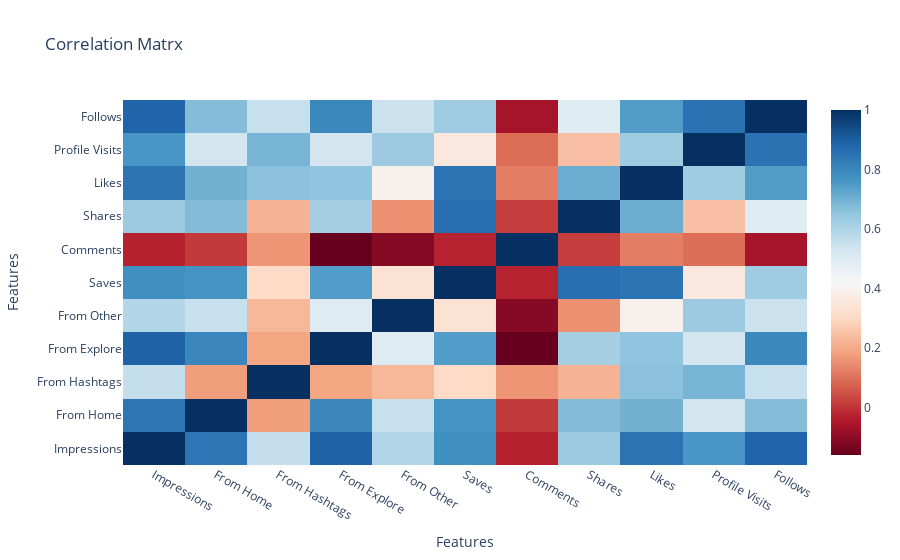

This figure's notebook cell:
### Code cell
#Look at the correlation between all the features

corr_matrix = data.corr() #This line calculates the correlation matrix of your dataset, assuming data is a Pandas DataFrame.

fig = go.Figure(data=go.Heatmap(z=corr_matrix.values, #specifies the values to be displayed in the heatmap, which are the correlation coefficients from your corr_matrix
                                x=corr_matrix.columns, #defines the labels for the x-axis of the heatmap, which are the column names of your dataset.
                                y=corr_matrix.index, #defines the labels for the y-axis of the heatmap, which are also the column names of your dataset.
                                colorscale='RdBu', #is a diverging color scale where negative correlations are displayed in one color (red) and positive correlations in another (blue)
                                zmin=1, #the color scale will range from -1 (strong negative correlation) to 1 (strong positive correlation
                                zmax=1))

fig.update_layout(title='Correlation Matrx',
                  xaxis_title='Features', 
                  yaxis_title='Features')

fig.show()

### Figure 1 — Plotly figure (JSON) as saved in the notebook; plotly's stock layout.template omitted (floating-point values rounded to 4 significant figures)
{"data": [{"colorscale": [[0, "rgb(103,0,31)"], [0.1, "rgb(178,24,43)"], [0.2, "rgb(214,96,77)"], [0.3, "rgb(244,165,130)"], [0.4, "rgb(253,219,199)"], [0.5, "rgb(247,247,247)"], [0.6, "rgb(209,229,240)"], [0.7, "rgb(146,197,222)"], [0.8, "rgb(67,147,195)"], [0.9, "rgb(33,102,172)"], [1, "rgb(5,48,97)"]], "type": "heatmap", "x": ["Impressions", "From Home", "From Hashtags", "From Explore", "From Other", "Saves", "Comments", "Shares", "Likes", "Profile Visits", "Follows"], "y": ["Impressions", "From Home", "From Hashtags", "From Explore", "From Other", "Saves", "Comments", "Shares", "Likes", "Profile Visits", "Follows"], "z": [[1, 0.8447, 0.5608, 0.8936, 0.593, 0.7792, -0.02852, 0.6347, 0.8498, 0.761, 0.8894], [0.8447, 1, 0.1775, 0.8006, 0.5557, 0.7688, 0.01272, 0.675, 0.6983, 0.5311, 0.6727], [0.5608, 0.1775, 1, 0.1905, 0.2296, 0.3059, 0.1614, 0.2195, 0.6621, 0.6913, 0.5555], [0.8936, 0.8006, 0.1905, 1, 0.4957, 0.7478, -0.1586, 0.6157, 0.6537, 0.5319, 0.796], [0.593, 0.5557, 0.2296, 0.4957, 1, 0.3319, -0.1087, 0.1568, 0.3935, 0.6331, 0.5467], [0.7792, 0.7688, 0.3059, 0.7478, 0.3319, 1, -0.02691, 0.8603, 0.8456, 0.3606, 0.6285], [-0.02852, 0.01272, 0.1614, -0.1586, -0.1087, -0.02691, 1, 0.01693, 0.1236, 0.09671, -0.06063], [0.6347, 0.675, 0.2195, 0.6157, 0.1568, 0.8603, 0.01693, 1, 0.7078, 0.2454, 0.4931], [0.8498, 0.6983, 0.6621, 0.6537, 0.3935, 0.8456, 0.1236, 0.7078, 1, 0.6261, 0.7463], [0.761, 0.5311, 0.6913, 0.5319, 0.6331, 0.3606, 0.09671, 0.2454, 0.6261, 1, 0.8532], [0.8894, 0.6727, 0.5555, 0.796, 0.5467, 0.6285, -0.06063, 0.4931, 0.7463, 0.8532, 1]], "zmax": 1, "zmin": 1}], "layout": {"title": {"text": "Correlation Matrx"}, "xaxis": {"title": {"text": "Features"}}, "yaxis": {"title": {"text": "Features"}}}}
